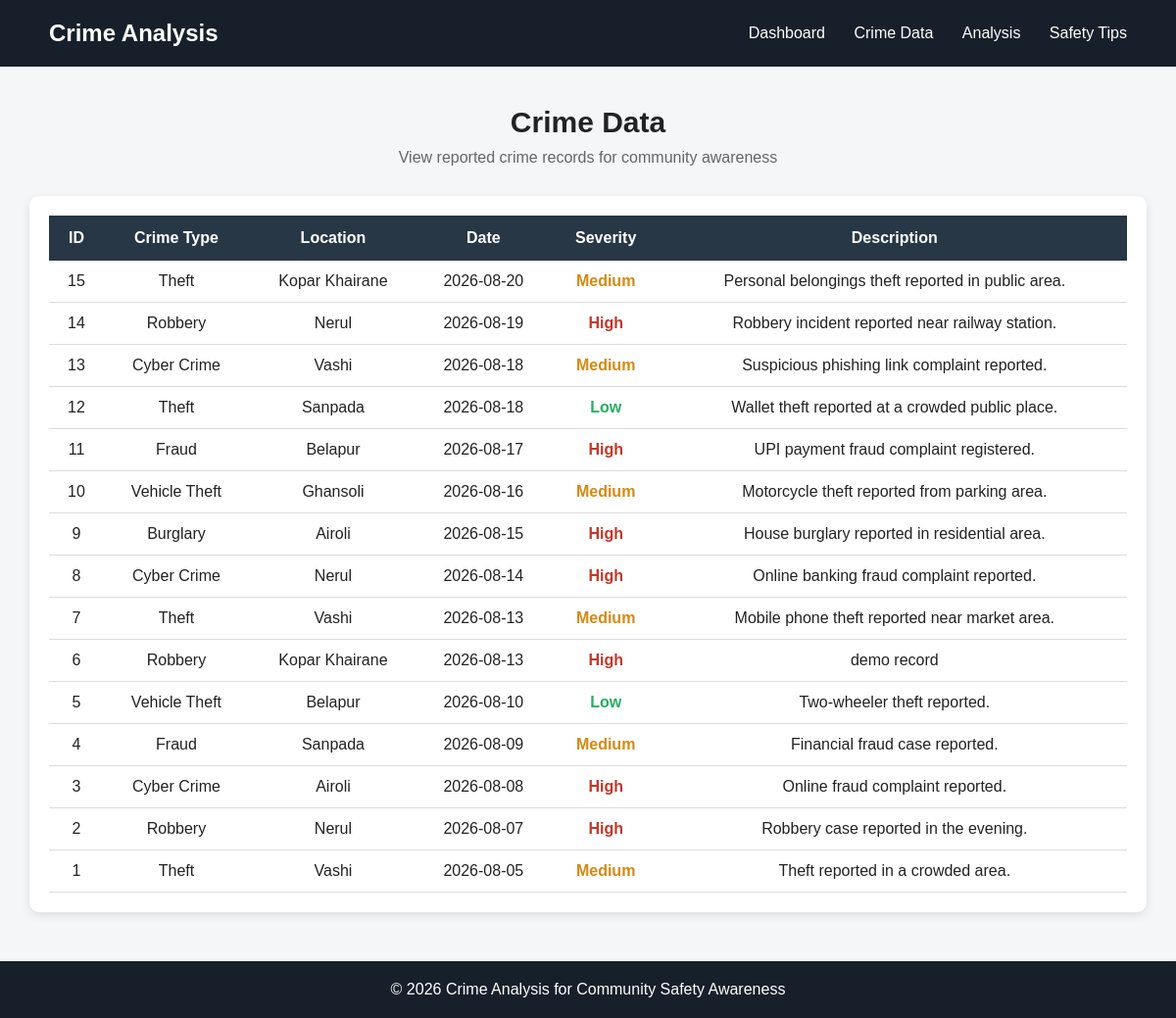
Page /crime_data.php on the committed database.
### tables this page shows
CREATE TABLE `crime_records` (
  `id` int(11) NOT NULL,
  `crime_type` varchar(100) NOT NULL,
  `location` varchar(100) NOT NULL,
  `crime_date` date NOT NULL,
  `severity` varchar(50) NOT NULL,
  `description` text DEFAULT NULL
);

### crime_data.php (the view, shortened to what this page needs)
<?php
$servername = "localhost";
$username = "root";
$password = "";
$dbname = "crime_analysis";
$conn = new mysqli($servername, $username, $password, $dbname);
$conn->set_charset("utf8mb4");
$sql = "SELECT id, crime_type, location, crime_date, severity, description
        FROM crime_records
        ORDER BY crime_date DESC, id DESC";
$result = $conn->query($sql);
?>
<!DOCTYPE html>
<html lang="en">
<head>
</head>
<body>
<header>
    <h1>Crime Analysis</h1>
    <nav>
        <a href="index.php">Dashboard</a>
        <a href="crime_data.php">Crime Data</a>
        <a href="analysis.php">Analysis</a>
        <a href="safety.php">Safety Tips</a>
    </nav>
</header>
<div class="container">
    <h2>Crime Data</h2>
    <p class="subtitle">
        View reported crime records for community awareness
    </p>
    <div class="table-box">
        <table>
            <thead>
                <tr>
                    <th>ID</th>
                    <th>Crime Type</th>
                    <th>Location</th>
                    <th>Date</th>
                    <th>Severity</th>
                    <th>Description</th>
                </tr>
            </thead>
            <tbody>
            <?php
            if ($result && $result->num_rows > 0) {
                $display_id = $result->num_rows;
                while ($row = $result->fetch_assoc()) {
                    $severity_class = strtolower($row["severity"]);
                    echo "<tr>";
                    echo "<td>" . $display_id . "</td>";
                    echo "<td>" .
                         htmlspecialchars($row["crime_type"]) .
                         "</td>";
                    echo "<td>" .
                         htmlspecialchars($row["location"]) .
                         "</td>";
                    echo "<td>" .
                         htmlspecialchars($row["crime_date"]) .
                         "</td>";
                    echo "<td class='" .
                         htmlspecialchars($severity_class) .
                         "'>" .
                         htmlspecialchars($row["severity"]) .
                         "</td>";
                    echo "<td>" .
                         htmlspecialchars($row["description"]) .
                         "</td>";
                    echo "</tr>";
                    $display_id--;
                }
            } else {
                echo "<tr>";
                echo "<td colspan='6' class='no-data'>
                      No crime records found.
                      </td>";
                echo "</tr>";
            }
            ?>
            </tbody>
        </table>
    </div>
</div>
<footer>
    <p>© 2026 Crime Analysis for Community Safety Awareness</p>
</footer>
</body>
</html>

### crime_data.php (style rules this page uses)
* { margin: 0; padding: 0; box-sizing: border-box; font-family: Arial, sans-serif; }
body { background-color: #f4f6f8; color: #222; }
header { background-color: #17202a; color: white; padding: 20px 50px; display: flex; justify-content: space-between; align-items: center; }
header h1 { font-size: 24px; }
nav a { color: white; text-decoration: none; margin-left: 25px; }
.container { width: 95%; margin: 40px auto; }
.container h2 { text-align: center; margin-bottom: 10px; font-size: 30px; }
.subtitle { text-align: center; color: #666; margin-bottom: 30px; }
.table-box { background-color: white; padding: 20px; border-radius: 10px; box-shadow: 0 3px 10px rgba(0, 0, 0, 0.1); overflow-x: auto; }
table { width: 100%; border-collapse: collapse; }
th { background-color: #273746; color: white; padding: 14px; white-space: nowrap; }
td { padding: 12px; text-align: center; border-bottom: 1px solid #ddd; }
.high { color: #c0392b; font-weight: bold; }
.medium { color: #d68910; font-weight: bold; }
.low { color: #27ae60; font-weight: bold; }
footer { background-color: #17202a; color: white; text-align: center; padding: 20px; margin-top: 50px; }

### rows in the picture
crime_records: crime_type "Theft", location "Kopar Khairane", crime_date "2026-08-20", severity "Medium", description "Personal belongings theft reported in public area."
crime_records: crime_type "Robbery", location "Nerul", crime_date "2026-08-19", severity "High", description "Robbery incident reported near railway station."
crime_records: crime_type "Cyber Crime", location "Vashi", crime_date "2026-08-18", severity "Medium", description "Suspicious phishing link complaint reported."
crime_records: crime_type "Theft", location "Sanpada", crime_date "2026-08-18", severity "Low", description "Wallet theft reported at a crowded public place."
crime_records: crime_type "Fraud", location "Belapur", crime_date "2026-08-17", severity "High", description "UPI payment fraud complaint registered."
crime_records: crime_type "Vehicle Theft", location "Ghansoli", crime_date "2026-08-16", severity "Medium", description "Motorcycle theft reported from parking area."
crime_records: crime_type "Burglary", location "Airoli", crime_date "2026-08-15", severity "High", description "House burglary reported in residential area."
crime_records: crime_type "Cyber Crime", location "Nerul", crime_date "2026-08-14", severity "High", description "Online banking fraud complaint reported."
crime_records: crime_type "Theft", location "Vashi", crime_date "2026-08-13", severity "Medium", description "Mobile phone theft reported near market area."
crime_records: crime_type "Robbery", location "Kopar Khairane", crime_date "2026-08-13", severity "High", description "demo record"
crime_records: crime_type "Vehicle Theft", location "Belapur", crime_date "2026-08-10", severity "Low", description "Two-wheeler theft reported."
crime_records: crime_type "Fraud", location "Sanpada", crime_date "2026-08-09", severity "Medium", description "Financial fraud case reported."
crime_records: crime_type "Cyber Crime", location "Airoli", crime_date "2026-08-08", severity "High", description "Online fraud complaint reported."
crime_records: crime_type "Robbery", location "Nerul", crime_date "2026-08-07", severity "High", description "Robbery case reported in the evening."
crime_records: crime_type "Theft", location "Vashi", crime_date "2026-08-05", severity "Medium", description "Theft reported in a crowded area."
